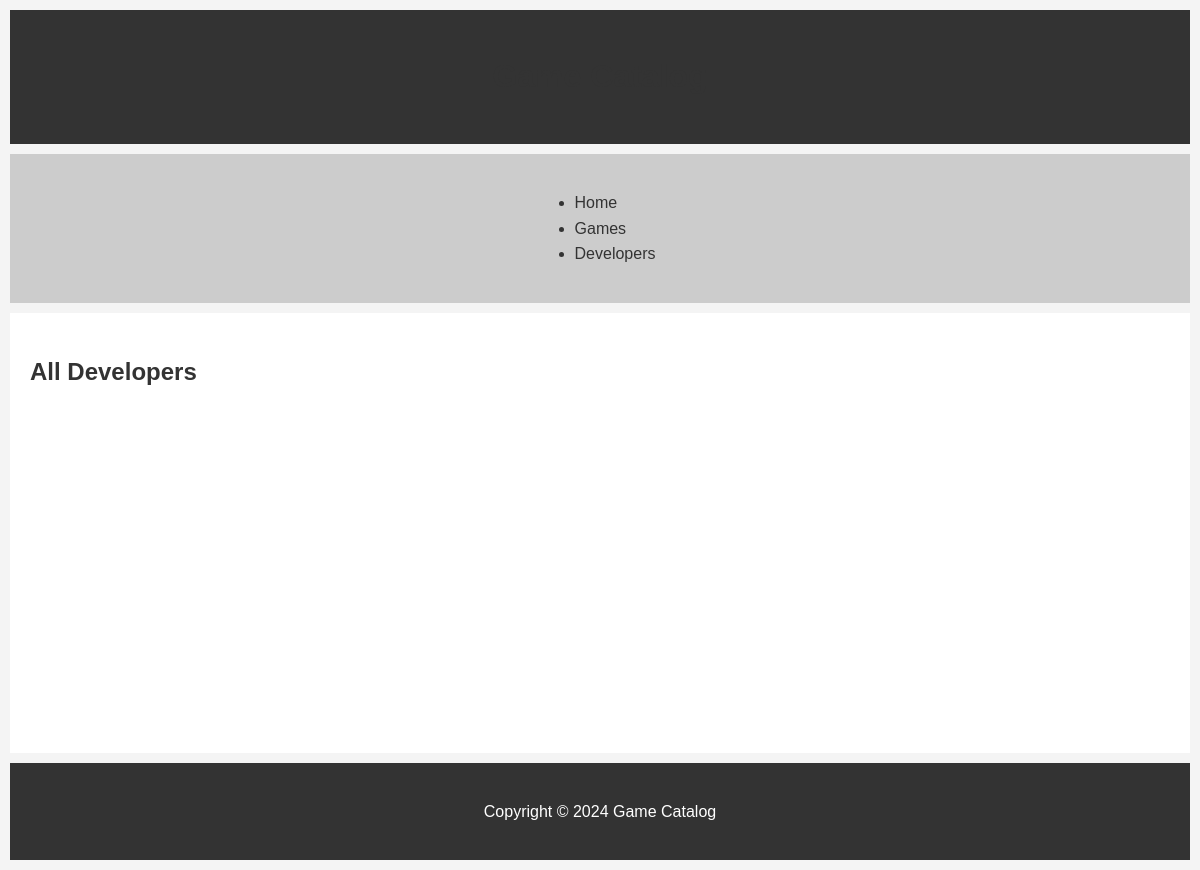
Page /developers/ on the earlier database version.
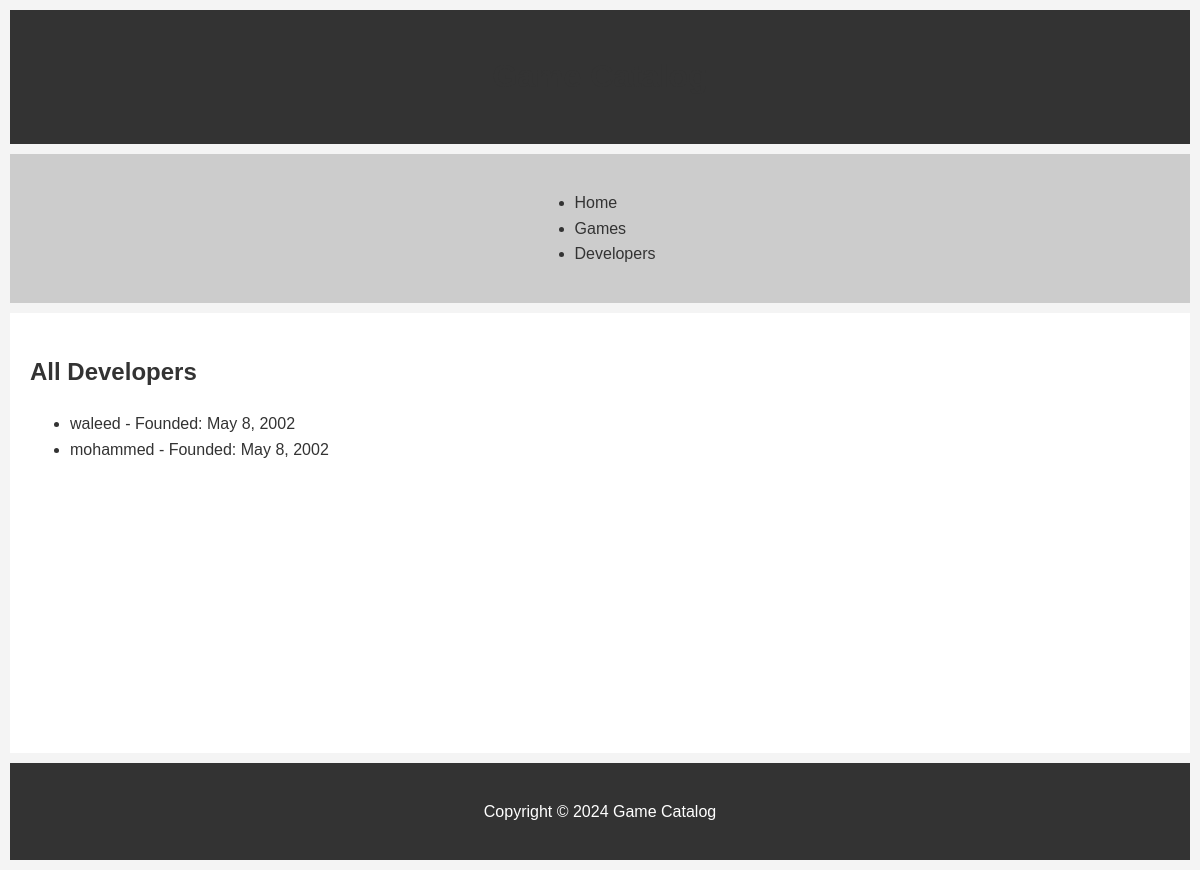
Same page on the later database version.
### myapp/models.py (models this page shows, shortened)
class Developer(models.Model):
    name = models.CharField(max_length=100)
    founded_date = models.DateField(null=True, blank=True)
    headquarters = models.CharField(max_length=100, null=True, blank=True)

### myapp/views.py (the view)
# urls.py: path('developers/', views.DeveloperListView.as_view(), name='developers'),
class DeveloperListView(generic.ListView):
    model = Developer
    template_name = 'developers/developer_list.html'

### myapp/templates/myapp/developer_list.html (shortened to what this page needs)
{% extends 'base_generic.html' %}
{% block content %}
  <h2>All Developers</h2>
  <ul>
    {% for developer in object_list %}
      <li>{{ developer.name }} - Founded: {{ developer.founded_date }}</li>
    {% endfor %}
  </ul>
{% endblock %}

Differences in the rows shown:
added Developer: name "waleed", founded_date "May 8, 2002"
added Developer: name "mohammed", founded_date "May 8, 2002"
